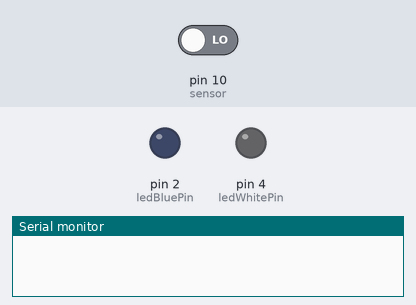
Simulated run of this sketch. Board: Arduino Uno, built with avr-gcc and run on an emulated ATmega328P. On the bench: output pins drawn as LEDs (lit = HIGH), the last lines printed to the serial monitor. Dashed ring = blinking. The test bench sets the inputs (shaded band); at power-on: pin 10 (sensor) LOW. Random numbers use the default seed unless the sketch sets one.

Above: at 1.2 s.
1.3 s: pin 10 (sensor) driven HIGH
At 1.7 s:
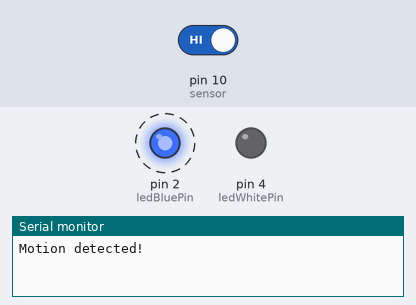
At 2.2 s:
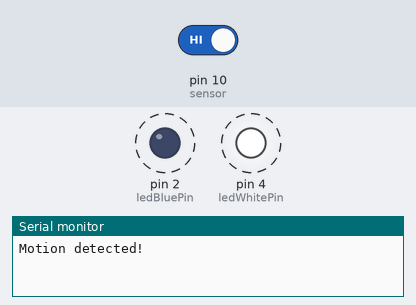
Timing chart, 0 to 10.3 s (numbered marks = the images above; inputs shaded):
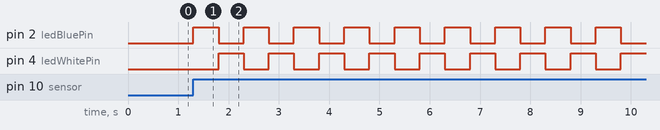

Measured:
- after the input at 1.3 s, pin 2 (ledBluePin): alternates HIGH for 0.50 s and LOW for 0.50 s, starting at once; pin 4 (ledWhitePin): alternates HIGH for 0.50 s and LOW for 0.50 s, starting after 0.50 s

The sketch:

motion-code.ino
```cpp
int ledBluePin = 2; //the pin that the YES LED is connected to
int ledWhitePin = 4; //the pin that the NO LED is connected to
int sensor = 10; //the pin that the motion sensor is connected to
int val = 0; //val equal to zero

void setup (){
Serial.begin(9600); //initialize serial
randomSeed(analogRead(0)); //this starts Arduinos random number generator
pinMode(ledBluePin, OUTPUT); //initalize YES LED as an output
pinMode(ledWhitePin, OUTPUT); //initalize NO LED as an output
pinMode(sensor, INPUT); //initialize sensor as an input
}

void loop () {
val = digitalRead(sensor); //read the state of the sensor

if (val == HIGH){ //motion is detected
digitalWrite(sensor, HIGH); //motion detected
Serial.println("Motion detected!");

for (int x=0; x <= 25; x++){ //alternates between White LED & Blue LED
analogWrite(ledBluePin, 255);
analogWrite(ledWhitePin, 0);
delay(500);
analogWrite(ledBluePin, 0);
analogWrite(ledWhitePin, 255);
delay(500);
}

int randNumber = random(100); //generate a random number

if(randNumber > 50) //if the randNumber is greater than 50
{ analogWrite(ledBluePin, 255); //set YES to High
analogWrite(ledWhitePin, 0); //set NO to Low
digitalWrite(sensor, LOW); //stop the motions sensor
Serial.println("Motion stopped!");
delay (3000); //hold for 3 seconds
}
else if(randNumber < 50) //if the randNumber is less than 50
{
analogWrite(ledWhitePin, 255); //set No to High
analogWrite(ledBluePin, 0); //set Yes to Low
digitalWrite(sensor, LOW); //stop the motions sensor
Serial.println("Motion stopped!");
delay (3000); //hold for 3 seconds
}
}
}
```
